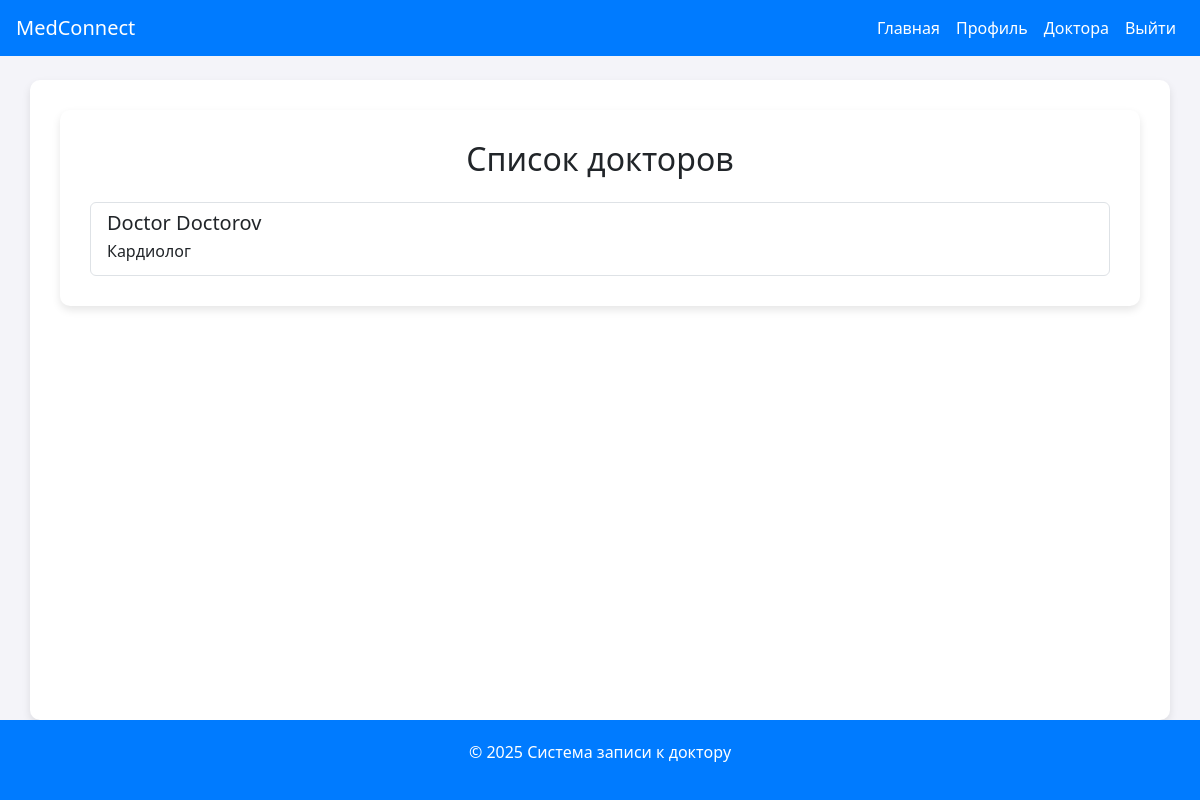
/doctors/ (signed in), run on an earlier commit of the app's database.
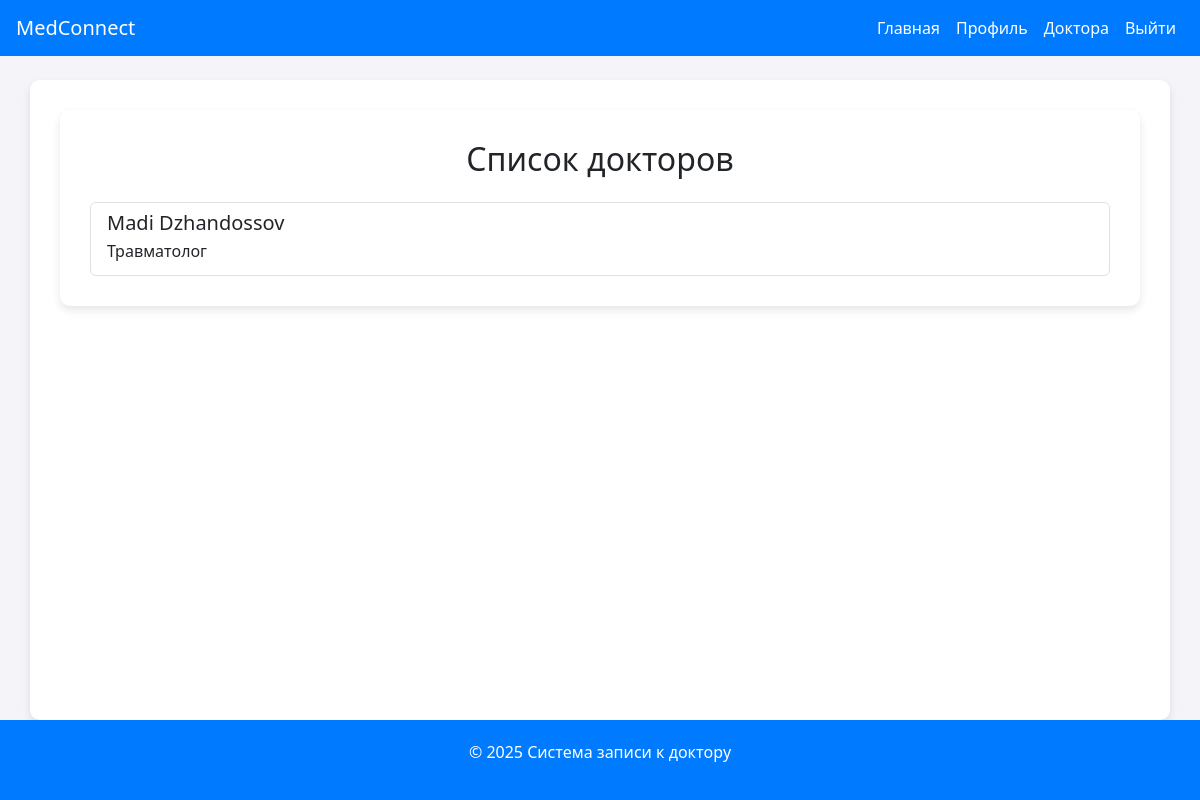
And on a later commit of the database.
### myapp/models.py (models this page shows, shortened)
class User(AbstractUser):
    is_doctor = models.BooleanField(default=False)
    is_patient = models.BooleanField(default=True)
    username = None
    email = models.EmailField(unique=True)
    gender_choices = [
        ('M', 'Мужчина'),
        ('F', 'Женщина'),
    ]
    gender = models.CharField(max_length=1, choices=gender_choices, null=True, blank=True)
    date_of_birth = models.DateField(null=True, blank=True)
    USERNAME_FIELD = 'email'
    REQUIRED_FIELDS = ['first_name', 'last_name']
    objects = CustomUserManager()

class Doctor(models.Model):
    user = models.OneToOneField(User, on_delete=models.CASCADE)
    specialty = models.CharField(max_length=100)

### myapp/views.py (the view)
# urls.py: path('doctors/', views.doctor_list, name='doctor_list'),
@login_required
def doctor_list(request):
    doctors = User.objects.filter(is_doctor=True)
    return render(request, 'doctor_list.html', {'doctors': doctors})

### myapp/templates/doctor_list.html (shortened to what this page needs)
{% extends 'base.html' %}
{% block content %}
<div class="container">
    <h2 class="text-center mb-4">Список докторов</h2>
    <div class="list-group">
        {% for doctor in doctors %}
            <a href="{% url 'book_appointment' doctor.id %}" class="list-group-item list-group-item-action">
                <h5 class="mb-1">{{ doctor.first_name }} {{ doctor.last_name }}</h5>
                <p class="mb-1">{{ doctor.doctor.specialty }}</p>
            </a>
        {% endfor %}
    </div>
</div>
{% endblock %}

What changed in the data, as far as the page shows it:
no longer on this page (row edited): User: first_name "Doctor", last_name "Doctorov", doctor.specialty "Кардиолог"
now on this page (row edited): User: first_name "Madi", last_name "Dzhandossov", doctor.specialty "Травматолог"
